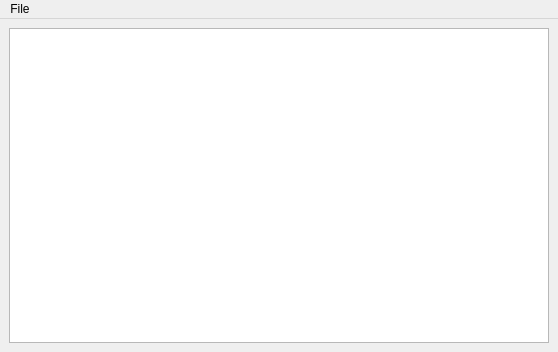
<?xml version="1.0" encoding="UTF-8"?>
<ui version="4.0">
 <class>ResTable</class>
 <widget class="QMainWindow" name="ResTable">
  <property name="geometry">
   <rect>
    <x>0</x>
    <y>0</y>
    <width>558</width>
    <height>352</height>
   </rect>
  </property>
  <property name="windowTitle">
   <string>MainWindow</string>
  </property>
  <widget class="QWidget" name="centralwidget">
   <layout class="QFormLayout" name="formLayout">
    <item row="0" column="0" colspan="2">
     <widget class="QTableWidget" name="resTableWidget">
      <property name="sizePolicy">
       <sizepolicy hsizetype="MinimumExpanding" vsizetype="MinimumExpanding">
        <horstretch>100</horstretch>
        <verstretch>100</verstretch>
       </sizepolicy>
      </property>
      <property name="editTriggers">
       <set>QAbstractItemView::NoEditTriggers</set>
      </property>
      <property name="showDropIndicator" stdset="0">
       <bool>false</bool>
      </property>
      <property name="dragDropOverwriteMode">
       <bool>false</bool>
      </property>
      <property name="selectionMode">
       <enum>QAbstractItemView::NoSelection</enum>
      </property>
     </widget>
    </item>
   </layout>
  </widget>
  <widget class="QMenuBar" name="menubar">
   <property name="geometry">
    <rect>
     <x>0</x>
     <y>0</y>
     <width>558</width>
     <height>20</height>
    </rect>
   </property>
   <widget class="QMenu" name="menuFIle">
    <property name="title">
     <string>File</string>
    </property>
    <addaction name="actionSave_AS"/>
    <addaction name="actionSave"/>
    <addaction name="actionLoad"/>
   </widget>
   <addaction name="menuFIle"/>
  </widget>
  <action name="actionSave_AS">
   <property name="text">
    <string>Save As</string>
   </property>
  </action>
  <action name="actionSave">
   <property name="text">
    <string>Save</string>
   </property>
  </action>
  <action name="actionLoad">
   <property name="text">
    <string>Load</string>
   </property>
  </action>
 </widget>
 <resources/>
 <connections/>
</ui>
